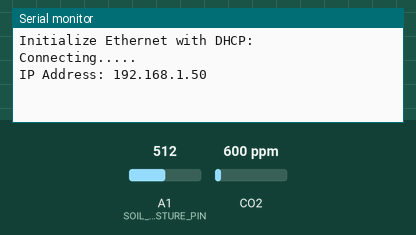
Bench run of a sketch on a simulated Arduino Uno, built with avr-gcc and run on an emulated ATmega328P. Shown: the last lines printed to the serial monitor. Inputs (shaded band) come from the test bench; at power-on: CO2 600 ppm, A1 (SOIL_MOISTURE_PIN) = 512. WiFi joins after 1.5 s; servers stay silent unless stated; uploads are accepted with an empty reply.

Above: at 3.7 s.
3.8 s: CO2 set to 452 ppm
At 4.2 s:
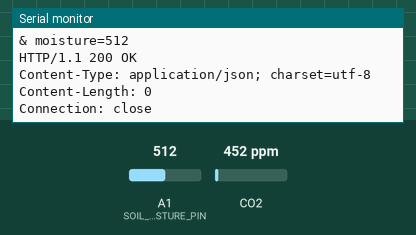
12.2 s: A1 (SOIL_MOISTURE_PIN) set to 716
At 15.18 s:
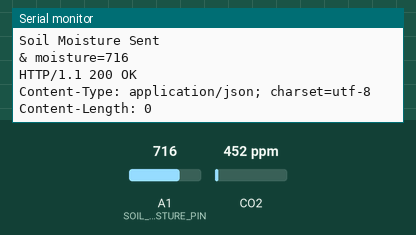
20.6 s: CO2 set to 1050 ppm
At 27.7 s:
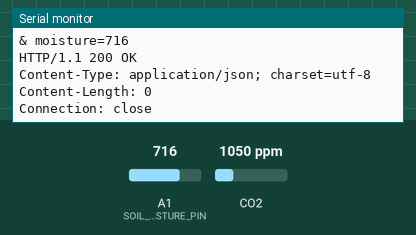
29.0 s: A1 (SOIL_MOISTURE_PIN) set to 900
Timing chart, 0 to 32.0 s (numbered marks = the images above; inputs shaded):
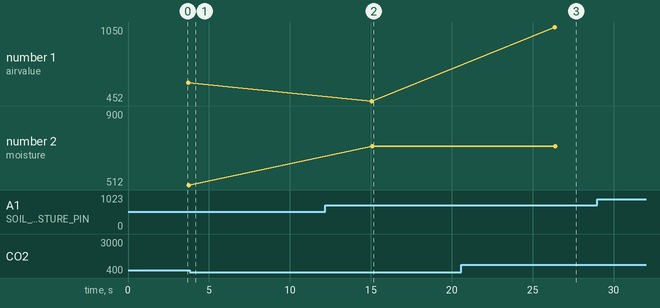

The sketch:

sendData.ino
```cpp
#include "MQ135.h"
#include <SPI.h>
#include <Ethernet.h>
#include <Adafruit_Sensor.h>

#define MQ135PIN A0 // Define the analog pin for the MQ-135 sensor
#define SOIL_MOISTURE_PIN A1 // Define the pin for the Soil Moisture
MQ135 mq135_sensor(MQ135PIN);
int moisture;
float airvalue;
float airQuality;
char server[] = "10.67.16.220";

// Enter a MAC address for your controller below.
// Newer Ethernet shields have a MAC address printed on a sticker on the shield
byte mac[] = { 0xDE, 0xAD, 0xBE, 0xEF, 0xFE, 0xED };

// Set the static IP address to use if the DHCP fails to assign
IPAddress ip(172, 16, 28, 218); //static IP for the ethernet shield

EthernetClient client;
//int status = WL_IDLE_STATUS;

String postData;
String postVariable = "airvalue=";

String postData2;
String postVariable2 = "& moisture=";

String review;

void setup() {

  Serial.begin(9600);

  while (!Serial) {
    ; // wait for serial port to connect. Needed for native USB port only
  }

  // start the Ethernet connection:
  Serial.println("Initialize Ethernet with DHCP:");
  if (Ethernet.begin(mac) == 0) {
    Serial.println("Failed to configure Ethernet using DHCP");
    // Check for Ethernet hardware present
    if (Ethernet.hardwareStatus() == EthernetNoHardware) {
      Serial.println("Ethernet shield was not found.  Sorry, can't run without hardware. :(");
      while (true) {
        delay(1); // do nothing, no point running without Ethernet hardware
      }
    }
    if (Ethernet.linkStatus() == LinkOFF) {
      Serial.println("Ethernet cable is not connected.");
    }
    // try to congifure using IP address instead of DHCP:
    Ethernet.begin(mac, ip);
  }
  Serial.println("Connecting.....");

  delay(1000);

  IPAddress ip = Ethernet.localIP();
  Serial.print("IP Address: ");
  Serial.println(ip);
  }


void loop() {
  airQuality = mq135_sensor.getPPM(); // Get the air quality in PPM
  moisture = analogRead(SOIL_MOISTURE_PIN);

  postData = postVariable + airQuality;
  postData2 = postVariable2 + moisture;
  review = (postVariable+airQuality + postVariable2 + moisture);
if (airQuality >= 80){
  if (client.connect(server, 80)) {
    client.println("POST /Airguard/sendData.php HTTP/1.1");
    client.println("Host: 10.67.16.220");
    client.println("Content-Type: application/x-www-form-urlencoded");
    client.print("Content-Length: ");
    client.println(review.length());
    client.println();
    client.print(review);
    delay (500);

    delay (500);
    Serial.println("Air Quality Sent");
    Serial.println(postData);

    Serial.println("Soil Moisture Sent");
    Serial.println(postData2);

    while(client.connected()){
      if(client.available()){
        //Read incoming byte from the server and print to the serial monitor
        char c = client.read();
        Serial.print(c);
      }
    }

delay(1000);
  }

  if (client.connected()) {
    client.stop();
  }
  delay(6000);
}

  //Serial.println(postData);

  delay(3000);
}
```

Measured:
- after the input at 12.2 s, the serial monitor: prints a new line after 2.9 s (image 2)
- after the input at 20.6 s, the serial monitor: prints a new line after 5.8 s (image 3)
- plotted number 1: 452 → 1050 after the input at 20.6 s
- plotted number 2: 512 → 716 after the input at 12.2 s, 716 → 900 after the input at 29.0 s
